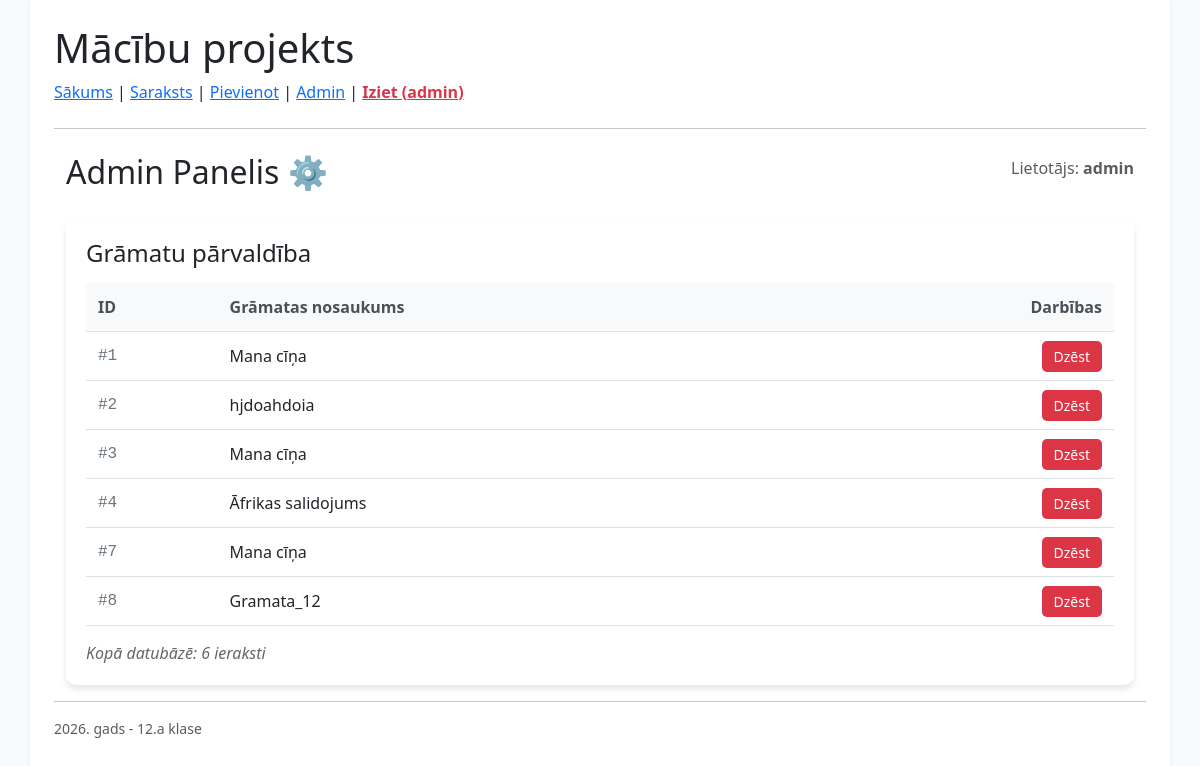
/admin (signed in), run on the app's committed database.
### tables this page shows
CREATE TABLE Gramatas (
        id INTEGER PRIMARY KEY AUTOINCREMENT,
        nosaukums TEXT NOT NULL,
        lapas INTEGER,
        vertejums TEXT,
        lietotaja_id INTEGER NOT NULL,
        FOREIGN KEY (lietotaja_id) REFERENCES Lietotaji (id)
    );

### app.py (the view)
@app.route('/admin')
def admin_panelis():
    if session.get('user') != 'admin': return "Piekļuve liegta!"
    conn = get_db()
    all_books = conn.execute("SELECT * FROM Gramatas").fetchall()
    conn.close()
    return render_template('admin.html', books=all_books)

### app.py (called while the page is built)
def get_db():
    conn = sqlite3.connect(fails)
    conn.execute("PRAGMA foreign_keys = ON")
    conn.row_factory = sqlite3.Row
    return conn

### templates/admin.html (shortened to what this page needs)
{% extends "layout.html" %}
{% block content %}
<div class="container mt-4">
    <div class="d-flex justify-content-between align-items-center">
        <h2>Admin Panelis ⚙️</h2>
        <p class="text-muted">Lietotājs: <strong>{{ session['user'] }}</strong></p>
    </div>
    <div class="admin-card">
        <h4>Grāmatu pārvaldība</h4>
        <table class="tabula-admin">
            <thead>
                <tr>
                    <th>ID</th>
                    <th>Grāmatas nosaukums</th>
                    <th style="text-align: right;">Darbības</th>
                </tr>
            </thead>
            <tbody>
                {% for book in books %}
                <tr>
                    <td class="id-numurs">#{{ book.id }}</td>
                    <td>{{ book.nosaukums }}</td>
                    <td style="text-align: right;">
                        <a href="{{ url_for('dzest_gramatu', book_id=book.id) }}"
                           class="btn-dzest"
                           onclick="return confirm('Vai tiešām izdzēst?')">Dzēst</a>
                    </td>
                </tr>
                {% endfor %}
            </tbody>
        </table>
        <div class="stats-teksts">
            Kopā datubāzē: {{ books|length }} ieraksti
        </div>
    </div>
</div>
{% endblock %}

### templates/layout.html (shortened to what this page needs)
<!DOCTYPE html>
<html>
<head>
    <link href="https://cdn.jsdelivr.net/npm/bootstrap@5.3.0/dist/css/bootstrap.min.css" rel="stylesheet">
</head>
<body class="bg-light">
    <div class="container bg-white shadow-sm min-vh-100 p-4">
        <h1>Mācību projekts</h1>
        <nav class="mb-4">
            <a href="/">Sākums</a> |
            {% if session.get('user') %}
                <a href="/saraksts">Saraksts</a> |
                <a href="/pievienot">Pievienot</a> |
                {% if session['user'] == 'admin' %}<a href="/admin">Admin</a> | {% endif %}
                <a href="/iziet" class="nav-link-red">Iziet ({{ session['user'] }})</a>
            {% else %}
                <a href="/pieteikties">Pieteikties</a> |
                <a href="/registreties">Reģistrēties</a>
            {% endif %}
        </nav>
        <hr>
        {% block content %}{% endblock %}
        <hr>
        <footer class="text-muted small">2026. gads - 12.a klase</footer>
    </div>
</body>
</html>

### templates/layout.html (style rules this page uses)
.nav-link-red { color: #dc3545 !important; font-weight: bold; }

### templates/admin.html (style rules this page uses)
.admin-card { background: white; border-radius: 10px; padding: 20px; box-shadow: 0 4px 6px rgba(0,0,0,0.1); margin-top: 20px; }
.tabula-admin { width: 100%; border-collapse: collapse; margin-top: 15px; }
.tabula-admin th, .tabula-admin td { padding: 12px; text-align: left; border-bottom: 1px solid #dee2e6; }
.tabula-admin th { background-color: #f8f9fa; color: #495057; font-weight: 600; }
.id-numurs { color: #6c757d; font-family: monospace; }
.btn-dzest { background-color: #dc3545; color: white; padding: 6px 12px; border-radius: 5px; text-decoration: none; font-size: 14px; transition: 0.2s; }
.stats-teksts { margin-top: 15px; font-style: italic; color: #666; }

### data on the page
Gramatas: id "1", nosaukums "Mana cīņa"
Gramatas: id "2", nosaukums "hjdoahdoia"
Gramatas: id "3", nosaukums "Mana cīņa"
Gramatas: id "4", nosaukums "Āfrikas salidojums"
Gramatas: id "7", nosaukums "Mana cīņa"
Gramatas: id "8", nosaukums "Gramata_12"

### other printed values
{{ session['user'] }} "admin"
{{ books|length }} "6"
